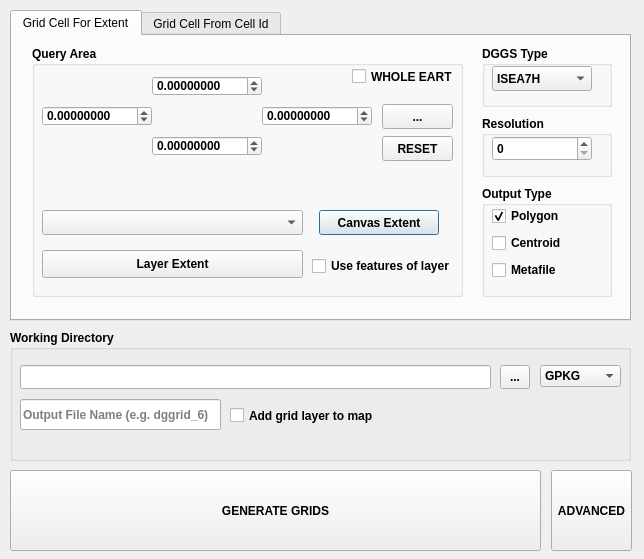
<?xml version="1.0" encoding="UTF-8"?>
<ui version="4.0">
 <class>DGGRIDDialogBase</class>
 <widget class="QDialog" name="DGGRIDDialogBase">
  <property name="enabled">
   <bool>true</bool>
  </property>
  <property name="geometry">
   <rect>
    <x>0</x>
    <y>0</y>
    <width>644</width>
    <height>559</height>
   </rect>
  </property>
  <property name="windowTitle">
   <string>DGGRID Create</string>
  </property>
  <widget class="QTabWidget" name="tabWidget">
   <property name="geometry">
    <rect>
     <x>10</x>
     <y>10</y>
     <width>621</width>
     <height>311</height>
    </rect>
   </property>
   <property name="focusPolicy">
    <enum>Qt::TabFocus</enum>
   </property>
   <property name="currentIndex">
    <number>0</number>
   </property>
   <widget class="QWidget" name="tab_1">
    <attribute name="title">
     <string>Grid Cell For Extent</string>
    </attribute>
    <widget class="QGroupBox" name="groupBox_3">
     <property name="geometry">
      <rect>
       <x>470</x>
       <y>80</y>
       <width>130</width>
       <height>61</height>
      </rect>
     </property>
     <property name="font">
      <font>
       <weight>75</weight>
       <bold>true</bold>
      </font>
     </property>
     <property name="title">
      <string>Resolution</string>
     </property>
     <widget class="QSpinBox" name="sb_resolution">
      <property name="geometry">
       <rect>
        <x>10</x>
        <y>20</y>
        <width>100</width>
        <height>25</height>
       </rect>
      </property>
      <property name="maximum">
       <number>35</number>
      </property>
     </widget>
    </widget>
    <widget class="QGroupBox" name="groupBox_2">
     <property name="geometry">
      <rect>
       <x>470</x>
       <y>10</y>
       <width>130</width>
       <height>61</height>
      </rect>
     </property>
     <property name="font">
      <font>
       <weight>75</weight>
       <bold>true</bold>
      </font>
     </property>
     <property name="title">
      <string>DGGS Type</string>
     </property>
     <widget class="QComboBox" name="cb_dggstype">
      <property name="geometry">
       <rect>
        <x>10</x>
        <y>20</y>
        <width>100</width>
        <height>25</height>
       </rect>
      </property>
      <item>
       <property name="text">
        <string>ISEA7H</string>
       </property>
      </item>
      <item>
       <property name="text">
        <string>SUPERFUND</string>
       </property>
      </item>
      <item>
       <property name="text">
        <string>PLANETRISK</string>
       </property>
      </item>
      <item>
       <property name="text">
        <string>ISEA3H</string>
       </property>
      </item>
      <item>
       <property name="text">
        <string>ISEA4H</string>
       </property>
      </item>
      <item>
       <property name="text">
        <string>ISEA4T</string>
       </property>
      </item>
      <item>
       <property name="text">
        <string>ISEA4D</string>
       </property>
      </item>
      <item>
       <property name="text">
        <string>ISEA43H</string>
       </property>
      </item>
      <item>
       <property name="text">
        <string>IGEO7</string>
       </property>
      </item>
      <item>
       <property name="text">
        <string>FULLER3H</string>
       </property>
      </item>
      <item>
       <property name="text">
        <string>FULLER4H</string>
       </property>
      </item>
      <item>
       <property name="text">
        <string>FULLER4T</string>
       </property>
      </item>
      <item>
       <property name="text">
        <string>FULLER4D</string>
       </property>
      </item>
      <item>
       <property name="text">
        <string>FULLER43H</string>
       </property>
      </item>
      <item>
       <property name="text">
        <string>FULLER7H</string>
       </property>
      </item>
      <item>
       <property name="text">
        <string>UBER H3</string>
       </property>
      </item>
     </widget>
    </widget>
    <widget class="QGroupBox" name="groupBox">
     <property name="enabled">
      <bool>true</bool>
     </property>
     <property name="geometry">
      <rect>
       <x>20</x>
       <y>10</y>
       <width>431</width>
       <height>251</height>
      </rect>
     </property>
     <property name="font">
      <font>
       <weight>75</weight>
       <bold>true</bold>
      </font>
     </property>
     <property name="title">
      <string>Query Area</string>
     </property>
     <widget class="QDoubleSpinBox" name="sb_extent_maxy">
      <property name="geometry">
       <rect>
        <x>120</x>
        <y>30</y>
        <width>110</width>
        <height>20</height>
       </rect>
      </property>
      <property name="decimals">
       <number>8</number>
      </property>
      <property name="minimum">
       <double>-90.000000000000000</double>
      </property>
      <property name="maximum">
       <double>90.000000000000000</double>
      </property>
     </widget>
     <widget class="QDoubleSpinBox" name="sb_extent_maxx">
      <property name="geometry">
       <rect>
        <x>230</x>
        <y>60</y>
        <width>110</width>
        <height>20</height>
       </rect>
      </property>
      <property name="decimals">
       <number>8</number>
      </property>
      <property name="minimum">
       <double>-180.000000000000000</double>
      </property>
      <property name="maximum">
       <double>180.000000000000000</double>
      </property>
     </widget>
     <widget class="QDoubleSpinBox" name="sb_extent_minx">
      <property name="geometry">
       <rect>
        <x>10</x>
        <y>60</y>
        <width>110</width>
        <height>20</height>
       </rect>
      </property>
      <property name="decimals">
       <number>8</number>
      </property>
      <property name="minimum">
       <double>-180.000000000000000</double>
      </property>
      <property name="maximum">
       <double>180.000000000000000</double>
      </property>
     </widget>
     <widget class="QDoubleSpinBox" name="sb_extent_miny">
      <property name="geometry">
       <rect>
        <x>120</x>
        <y>90</y>
        <width>110</width>
        <height>20</height>
       </rect>
      </property>
      <property name="decimals">
       <number>8</number>
      </property>
      <property name="minimum">
       <double>-90.000000000000000</double>
      </property>
      <property name="maximum">
       <double>90.000000000000000</double>
      </property>
     </widget>
     <widget class="QComboBox" name="cb_layers">
      <property name="geometry">
       <rect>
        <x>10</x>
        <y>164</y>
        <width>261</width>
        <height>25</height>
       </rect>
      </property>
     </widget>
     <widget class="QPushButton" name="btn_canvasExtent">
      <property name="geometry">
       <rect>
        <x>287</x>
        <y>164</y>
        <width>120</width>
        <height>25</height>
       </rect>
      </property>
      <property name="text">
       <string>Canvas Extent</string>
      </property>
     </widget>
     <widget class="QToolButton" name="tbtn_draw">
      <property name="geometry">
       <rect>
        <x>350</x>
        <y>58</y>
        <width>71</width>
        <height>25</height>
       </rect>
      </property>
      <property name="toolTip">
       <string>Draw Extent</string>
      </property>
      <property name="text">
       <string>...</string>
      </property>
     </widget>
     <widget class="QPushButton" name="btn_layerextent">
      <property name="geometry">
       <rect>
        <x>10</x>
        <y>204</y>
        <width>261</width>
        <height>28</height>
       </rect>
      </property>
      <property name="text">
       <string>Layer Extent</string>
      </property>
     </widget>
     <widget class="QLabel" name="lbl_message_3">
      <property name="geometry">
       <rect>
        <x>10</x>
        <y>97</y>
        <width>120</width>
        <height>29</height>
       </rect>
      </property>
      <property name="text">
       <string/>
      </property>
     </widget>
     <widget class="QPushButton" name="btn_reset">
      <property name="geometry">
       <rect>
        <x>350</x>
        <y>90</y>
        <width>71</width>
        <height>25</height>
       </rect>
      </property>
      <property name="text">
       <string>RESET</string>
      </property>
     </widget>
     <widget class="QCheckBox" name="chb_use_features">
      <property name="geometry">
       <rect>
        <x>280</x>
        <y>210</y>
        <width>141</width>
        <height>20</height>
       </rect>
      </property>
      <property name="text">
       <string>Use features of layer</string>
      </property>
     </widget>
     <widget class="QCheckBox" name="chb_wholeEarth">
      <property name="enabled">
       <bool>true</bool>
      </property>
      <property name="geometry">
       <rect>
        <x>320</x>
        <y>20</y>
        <width>101</width>
        <height>21</height>
       </rect>
      </property>
      <property name="text">
       <string>WHOLE EARTH</string>
      </property>
     </widget>
    </widget>
    <widget class="QGroupBox" name="groupBox_7">
     <property name="geometry">
      <rect>
       <x>470</x>
       <y>150</y>
       <width>130</width>
       <height>111</height>
      </rect>
     </property>
     <property name="font">
      <font>
       <weight>75</weight>
       <bold>true</bold>
      </font>
     </property>
     <property name="title">
      <string>Output Type</string>
     </property>
     <widget class="QCheckBox" name="chb_polygon">
      <property name="geometry">
       <rect>
        <x>10</x>
        <y>20</y>
        <width>101</width>
        <height>20</height>
       </rect>
      </property>
      <property name="text">
       <string>Polygon</string>
      </property>
      <property name="checked">
       <bool>true</bool>
      </property>
     </widget>
     <widget class="QCheckBox" name="chb_centroid">
      <property name="geometry">
       <rect>
        <x>10</x>
        <y>47</y>
        <width>101</width>
        <height>20</height>
       </rect>
      </property>
      <property name="text">
       <string>Centroid</string>
      </property>
     </widget>
     <widget class="QCheckBox" name="chb_metafile">
      <property name="geometry">
       <rect>
        <x>10</x>
        <y>74</y>
        <width>101</width>
        <height>20</height>
       </rect>
      </property>
      <property name="text">
       <string>Metafile</string>
      </property>
     </widget>
    </widget>
   </widget>
   <widget class="QWidget" name="tab_2">
    <attribute name="title">
     <string>Grid Cell From Cell Id</string>
    </attribute>
    <widget class="QGroupBox" name="groupBox_8">
     <property name="geometry">
      <rect>
       <x>320</x>
       <y>4</y>
       <width>130</width>
       <height>61</height>
      </rect>
     </property>
     <property name="font">
      <font>
       <weight>75</weight>
       <bold>true</bold>
      </font>
     </property>
     <property name="title">
      <string>DGGS Type</string>
     </property>
     <widget class="QComboBox" name="cb_dggstype_2">
      <property name="geometry">
       <rect>
        <x>10</x>
        <y>23</y>
        <width>111</width>
        <height>20</height>
       </rect>
      </property>
      <item>
       <property name="text">
        <string>ISEA7H</string>
       </property>
      </item>
      <item>
       <property name="text">
        <string>SUPERFUND</string>
       </property>
      </item>
      <item>
       <property name="text">
        <string>PLANETRISK</string>
       </property>
      </item>
      <item>
       <property name="text">
        <string>ISEA3H</string>
       </property>
      </item>
      <item>
       <property name="text">
        <string>ISEA4H</string>
       </property>
      </item>
      <item>
       <property name="text">
        <string>ISEA4T</string>
       </property>
      </item>
      <item>
       <property name="text">
        <string>ISEA4D</string>
       </property>
      </item>
      <item>
       <property name="text">
        <string>ISEA43H</string>
       </property>
      </item>
      <item>
       <property name="text">
        <string>IGEO7</string>
       </property>
      </item>
      <item>
       <property name="text">
        <string>FULLER3H</string>
       </property>
      </item>
      <item>
       <property name="text">
        <string>FULLER4H</string>
       </property>
      </item>
      <item>
       <property name="text">
        <string>FULLER4T</string>
       </property>
      </item>
      <item>
       <property name="text">
        <string>FULLER4D</string>
       </property>
      </item>
      <item>
       <property name="text">
        <string>FULLER43H</string>
       </property>
      </item>
      <item>
       <property name="text">
        <string>FULLER7H</string>
       </property>
      </item>
      <item>
       <property name="text">
        <string>UBER H3</string>
       </property>
      </item>
     </widget>
    </widget>
    <widget class="QGroupBox" name="groupBox_9">
     <property name="geometry">
      <rect>
       <x>460</x>
       <y>4</y>
       <width>130</width>
       <height>61</height>
      </rect>
     </property>
     <property name="font">
      <font>
       <weight>75</weight>
       <bold>true</bold>
      </font>
     </property>
     <property name="title">
      <string>Resolution</string>
     </property>
     <widget class="QSpinBox" name="sb_resolution_2">
      <property name="geometry">
       <rect>
        <x>10</x>
        <y>20</y>
        <width>111</width>
        <height>20</height>
       </rect>
      </property>
      <property name="maximum">
       <number>35</number>
      </property>
     </widget>
    </widget>
    <widget class="QListWidget" name="lw_cellids">
     <property name="geometry">
      <rect>
       <x>140</x>
       <y>10</y>
       <width>151</width>
       <height>264</height>
      </rect>
     </property>
     <property name="selectionMode">
      <enum>QAbstractItemView::MultiSelection</enum>
     </property>
     <property name="layoutMode">
      <enum>QListView::SinglePass</enum>
     </property>
    </widget>
    <widget class="QPushButton" name="pb_addcellid">
     <property name="geometry">
      <rect>
       <x>10</x>
       <y>50</y>
       <width>111</width>
       <height>31</height>
      </rect>
     </property>
     <property name="font">
      <font>
       <weight>75</weight>
       <bold>true</bold>
      </font>
     </property>
     <property name="text">
      <string>ADD</string>
     </property>
    </widget>
    <widget class="QPushButton" name="pb_deletecellid">
     <property name="geometry">
      <rect>
       <x>10</x>
       <y>90</y>
       <width>111</width>
       <height>31</height>
      </rect>
     </property>
     <property name="font">
      <font>
       <weight>75</weight>
       <bold>true</bold>
      </font>
     </property>
     <property name="text">
      <string>DELETE</string>
     </property>
    </widget>
    <widget class="QPushButton" name="pb_clearcellids">
     <property name="geometry">
      <rect>
       <x>10</x>
       <y>130</y>
       <width>111</width>
       <height>31</height>
      </rect>
     </property>
     <property name="font">
      <font>
       <weight>75</weight>
       <bold>true</bold>
      </font>
     </property>
     <property name="text">
      <string>CLEAR</string>
     </property>
    </widget>
    <widget class="QPushButton" name="pb_browsecellids">
     <property name="geometry">
      <rect>
       <x>10</x>
       <y>170</y>
       <width>111</width>
       <height>31</height>
      </rect>
     </property>
     <property name="font">
      <font>
       <weight>75</weight>
       <bold>true</bold>
      </font>
     </property>
     <property name="text">
      <string>BROWSE</string>
     </property>
    </widget>
    <widget class="QGroupBox" name="groupBox_10">
     <property name="geometry">
      <rect>
       <x>320</x>
       <y>80</y>
       <width>271</width>
       <height>121</height>
      </rect>
     </property>
     <property name="font">
      <font>
       <weight>75</weight>
       <bold>true</bold>
      </font>
     </property>
     <property name="title">
      <string>Output Type</string>
     </property>
     <widget class="QCheckBox" name="chb_polygon_2">
      <property name="geometry">
       <rect>
        <x>10</x>
        <y>20</y>
        <width>111</width>
        <height>30</height>
       </rect>
      </property>
      <property name="text">
       <string>Polygon</string>
      </property>
      <property name="checked">
       <bool>true</bool>
      </property>
     </widget>
     <widget class="QCheckBox" name="chb_centroid_2">
      <property name="geometry">
       <rect>
        <x>144</x>
        <y>20</y>
        <width>111</width>
        <height>30</height>
       </rect>
      </property>
      <property name="text">
       <string>Centroid</string>
      </property>
     </widget>
     <widget class="QCheckBox" name="chb_children_2">
      <property name="geometry">
       <rect>
        <x>144</x>
        <y>50</y>
        <width>101</width>
        <height>30</height>
       </rect>
      </property>
      <property name="text">
       <string>Children</string>
      </property>
     </widget>
     <widget class="QCheckBox" name="chb_neighbor_2">
      <property name="geometry">
       <rect>
        <x>10</x>
        <y>50</y>
        <width>121</width>
        <height>30</height>
       </rect>
      </property>
      <property name="text">
       <string>Neighbors</string>
      </property>
      <property name="checked">
       <bool>false</bool>
      </property>
     </widget>
     <widget class="QCheckBox" name="chb_metafile_2">
      <property name="geometry">
       <rect>
        <x>10</x>
        <y>84</y>
        <width>101</width>
        <height>20</height>
       </rect>
      </property>
      <property name="text">
       <string>Metafile</string>
      </property>
     </widget>
    </widget>
    <widget class="QPushButton" name="pb_getselected_2">
     <property name="geometry">
      <rect>
       <x>10</x>
       <y>210</y>
       <width>111</width>
       <height>31</height>
      </rect>
     </property>
     <property name="font">
      <font>
       <weight>75</weight>
       <bold>true</bold>
      </font>
     </property>
     <property name="text">
      <string>GET SELECTED</string>
     </property>
    </widget>
    <widget class="QDoubleSpinBox" name="sb_cellid">
     <property name="geometry">
      <rect>
       <x>10</x>
       <y>10</y>
       <width>111</width>
       <height>31</height>
      </rect>
     </property>
     <property name="decimals">
      <number>0</number>
     </property>
     <property name="maximum">
      <double>99999999999999996863366107917975552.000000000000000</double>
     </property>
    </widget>
    <widget class="QLineEdit" name="le_cellid">
     <property name="geometry">
      <rect>
       <x>10</x>
       <y>10</y>
       <width>111</width>
       <height>31</height>
      </rect>
     </property>
    </widget>
    <zorder>le_cellid</zorder>
    <zorder>sb_cellid</zorder>
    <zorder>groupBox_8</zorder>
    <zorder>groupBox_9</zorder>
    <zorder>lw_cellids</zorder>
    <zorder>pb_addcellid</zorder>
    <zorder>pb_deletecellid</zorder>
    <zorder>pb_clearcellids</zorder>
    <zorder>pb_browsecellids</zorder>
    <zorder>groupBox_10</zorder>
    <zorder>pb_getselected_2</zorder>
   </widget>
  </widget>
  <widget class="QPushButton" name="btn_execute">
   <property name="enabled">
    <bool>true</bool>
   </property>
   <property name="geometry">
    <rect>
     <x>10</x>
     <y>470</y>
     <width>531</width>
     <height>81</height>
    </rect>
   </property>
   <property name="font">
    <font>
     <pointsize>9</pointsize>
     <weight>75</weight>
     <bold>true</bold>
    </font>
   </property>
   <property name="text">
    <string>GENERATE GRIDS</string>
   </property>
  </widget>
  <widget class="QGroupBox" name="groupBox_4">
   <property name="geometry">
    <rect>
     <x>10</x>
     <y>330</y>
     <width>621</width>
     <height>131</height>
    </rect>
   </property>
   <property name="sizePolicy">
    <sizepolicy hsizetype="Fixed" vsizetype="Fixed">
     <horstretch>0</horstretch>
     <verstretch>0</verstretch>
    </sizepolicy>
   </property>
   <property name="font">
    <font>
     <weight>75</weight>
     <bold>true</bold>
    </font>
   </property>
   <property name="title">
    <string>Working Directory</string>
   </property>
   <widget class="QLineEdit" name="le_wdir">
    <property name="enabled">
     <bool>true</bool>
    </property>
    <property name="geometry">
     <rect>
      <x>10</x>
      <y>35</y>
      <width>471</width>
      <height>24</height>
     </rect>
    </property>
    <property name="frame">
     <bool>true</bool>
    </property>
    <property name="alignment">
     <set>Qt::AlignLeading|Qt::AlignLeft|Qt::AlignVCenter</set>
    </property>
    <property name="placeholderText">
     <string/>
    </property>
   </widget>
   <widget class="QToolButton" name="btn_browse">
    <property name="geometry">
     <rect>
      <x>490</x>
      <y>35</y>
      <width>30</width>
      <height>24</height>
     </rect>
    </property>
    <property name="text">
     <string>...</string>
    </property>
    <property name="toolButtonStyle">
     <enum>Qt::ToolButtonIconOnly</enum>
    </property>
    <property name="arrowType">
     <enum>Qt::NoArrow</enum>
    </property>
   </widget>
   <widget class="QLabel" name="lbl_message_4">
    <property name="geometry">
     <rect>
      <x>10</x>
      <y>60</y>
      <width>231</width>
      <height>21</height>
     </rect>
    </property>
    <property name="text">
     <string/>
    </property>
   </widget>
   <widget class="QCheckBox" name="cb_add_to_layer">
    <property name="geometry">
     <rect>
      <x>220</x>
      <y>70</y>
      <width>151</width>
      <height>31</height>
     </rect>
    </property>
    <property name="layoutDirection">
     <enum>Qt::LeftToRight</enum>
    </property>
    <property name="text">
     <string>Add grid layer to map</string>
    </property>
   </widget>
   <widget class="QLineEdit" name="le_outFileName">
    <property name="geometry">
     <rect>
      <x>10</x>
      <y>69</y>
      <width>201</width>
      <height>31</height>
     </rect>
    </property>
    <property name="maxLength">
     <number>255</number>
    </property>
    <property name="frame">
     <bool>true</bool>
    </property>
    <property name="alignment">
     <set>Qt::AlignLeading|Qt::AlignLeft|Qt::AlignVCenter</set>
    </property>
    <property name="placeholderText">
     <string>Output File Name (e.g. dggrid_6)</string>
    </property>
   </widget>
   <widget class="QLabel" name="lbl_wdir">
    <property name="geometry">
     <rect>
      <x>478</x>
      <y>70</y>
      <width>131</width>
      <height>21</height>
     </rect>
    </property>
    <property name="text">
     <string/>
    </property>
    <property name="alignment">
     <set>Qt::AlignRight|Qt::AlignTrailing|Qt::AlignVCenter</set>
    </property>
   </widget>
   <widget class="QComboBox" name="cb_dtype">
    <property name="geometry">
     <rect>
      <x>530</x>
      <y>35</y>
      <width>81</width>
      <height>22</height>
     </rect>
    </property>
    <item>
     <property name="text">
      <string>GPKG</string>
     </property>
    </item>
    <item>
     <property name="text">
      <string>SHP</string>
     </property>
    </item>
    <item>
     <property name="text">
      <string>KML</string>
     </property>
    </item>
    <item>
     <property name="text">
      <string>GEOJSON</string>
     </property>
    </item>
    <item>
     <property name="text">
      <string>GML</string>
     </property>
    </item>
   </widget>
  </widget>
  <widget class="QPushButton" name="pb_options">
   <property name="geometry">
    <rect>
     <x>551</x>
     <y>470</y>
     <width>81</width>
     <height>81</height>
    </rect>
   </property>
   <property name="font">
    <font>
     <weight>75</weight>
     <bold>true</bold>
    </font>
   </property>
   <property name="text">
    <string>ADVANCED</string>
   </property>
  </widget>
 </widget>
 <resources/>
 <connections/>
</ui>
